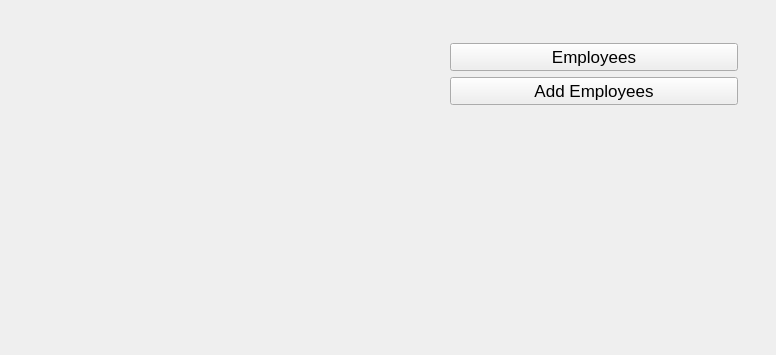
<?xml version="1.0" encoding="UTF-8"?>
<ui version="4.0">
 <class>MainWindow</class>
 <widget class="QMainWindow" name="MainWindow">
  <property name="enabled">
   <bool>true</bool>
  </property>
  <property name="geometry">
   <rect>
    <x>0</x>
    <y>0</y>
    <width>776</width>
    <height>355</height>
   </rect>
  </property>
  <property name="sizePolicy">
   <sizepolicy hsizetype="Preferred" vsizetype="Preferred">
    <horstretch>0</horstretch>
    <verstretch>0</verstretch>
   </sizepolicy>
  </property>
  <property name="minimumSize">
   <size>
    <width>0</width>
    <height>0</height>
   </size>
  </property>
  <property name="maximumSize">
   <size>
    <width>16777215</width>
    <height>16777215</height>
   </size>
  </property>
  <property name="font">
   <font>
    <pointsize>13</pointsize>
   </font>
  </property>
  <property name="contextMenuPolicy">
   <enum>Qt::ContextMenuPolicy::DefaultContextMenu</enum>
  </property>
  <property name="windowTitle">
   <string>payroll system</string>
  </property>
  <property name="layoutDirection">
   <enum>Qt::LayoutDirection::LeftToRight</enum>
  </property>
  <widget class="QWidget" name="centralwidget">
   <property name="layoutDirection">
    <enum>Qt::LayoutDirection::LeftToRight</enum>
   </property>
   <layout class="QHBoxLayout" name="horizontalLayout">
    <item>
     <widget class="QWidget" name="leftwidget" native="true"/>
    </item>
    <item>
     <widget class="QWidget" name="widget_2" native="true">
      <layout class="QVBoxLayout" name="verticalLayout_2">
       <item>
        <layout class="QVBoxLayout" name="verticalLayout">
         <property name="spacing">
          <number>6</number>
         </property>
         <property name="leftMargin">
          <number>50</number>
         </property>
         <property name="topMargin">
          <number>25</number>
         </property>
         <property name="rightMargin">
          <number>20</number>
         </property>
         <item>
          <widget class="QPushButton" name="viewEmployeesButton">
           <property name="text">
            <string>Employees</string>
           </property>
          </widget>
         </item>
         <item>
          <widget class="QPushButton" name="addEmployeeButton">
           <property name="text">
            <string>Add Employees</string>
           </property>
          </widget>
         </item>
        </layout>
       </item>
       <item>
        <widget class="QWidget" name="widget_3" native="true"/>
       </item>
      </layout>
     </widget>
    </item>
   </layout>
  </widget>
 </widget>
 <resources/>
 <connections/>
</ui>
